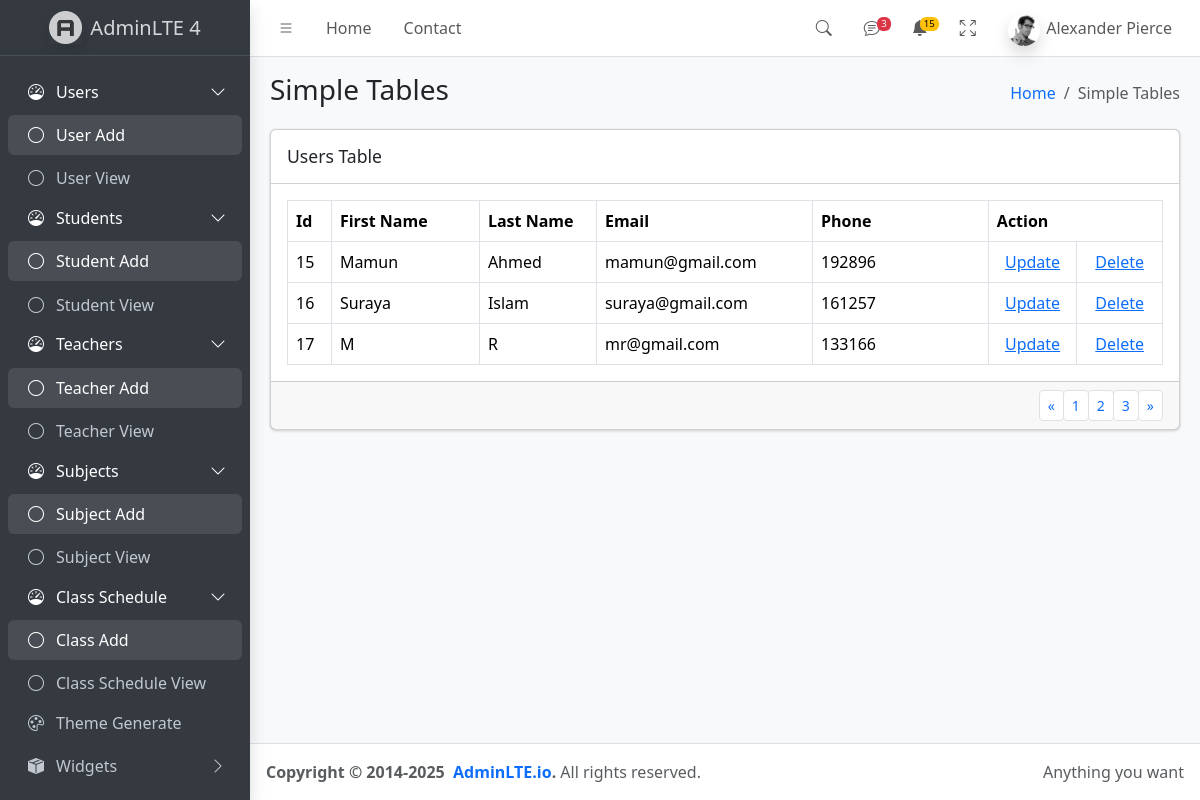
Screenshot of /all_user_view.php with the database file from the repository.
### tables this page shows
CREATE TABLE `users` (
  `id` int(11) NOT NULL,
  `first_name` varchar(200) DEFAULT NULL,
  `last_name` varchar(100) DEFAULT NULL,
  `user_id` int(10) DEFAULT NULL,
  `gender_id` int(10) DEFAULT NULL,
  `fathers_name` varchar(250) DEFAULT NULL,
  `mothers_name` varchar(250) DEFAULT NULL,
  `date_of_birth` date DEFAULT NULL,
  `religion_id` int(10) DEFAULT NULL,
  `joining_date` date DEFAULT NULL,
  `email` varchar(250) DEFAULT NULL,
  `subject_id` int(20) DEFAULT NULL,
  `class_id` int(50) DEFAULT NULL,
  `section_id` int(10) DEFAULT NULL,
  `id_no` int(100) DEFAULT NULL,
  `phone` int(20) DEFAULT NULL,
  `address` varchar(500) DEFAULT NULL,
  `inserted_by` int(20) DEFAULT NULL,
  `insert_date` timestamp NOT NULL DEFAULT current_timestamp() ON UPDATE current_timestamp(),
  `updated_by` int(20) DEFAULT NULL,
  `update_date` date DEFAULT NULL,
  `status_active` int(20) DEFAULT NULL,
  `is_deleted` int(20) DEFAULT NULL
);

### config.php (called while the page is built, shortened)
<?php
    function database_connection($db_name){
        $server="localhost";
        $user="root";
        $pass="";
        $database=$db_name;
        $conn=new mysqli($server, $user, $pass, $database);
        if($conn->connect_error){
            return"Database Connection Failed.".$conn->connect_error;
        }else{
            return $conn;
        }
    }
    $db_conn=database_connection("school_management");
    function select_sql($table_name, $column="*", $wherecon="1"){
        global $db_conn;
        $sql="select $column from $table_name where $wherecon";
        $data=$db_conn->query($sql);
        foreach($data as $row){
            $dataArr[]=$row;
        }
        return $dataArr;
    }
?>

### all_user_view.php (the view)
<?php
    require('config.php');
    $result=select_sql('users');
?>
  <?php require 'header.php'; ?>
  <?php
    require 'header_menu.php';
    require 'side_menu.php';
  ?>
    <main class="app-main">
            <div class="app-content-header">
                    <div class="container-fluid">
                            <div class="row">
                                <div class="col-sm-6">
                                    <h3 class="mb-0">Simple Tables</h3>
                                </div>
                                <div class="col-sm-6">
                                    <ol class="breadcrumb float-sm-end">
                                    <li class="breadcrumb-item"><a href="#">Home</a></li>
                                    <li class="breadcrumb-item active" aria-current="page">Simple Tables</li>
                                    </ol>
                                </div>
                            </div>
                    </div>
            </div>
            <div class="app-content">
                    <div class="container-fluid">
                            <div class="row">
                                <div class="col-md-12">
                                    <div class="card mb-4">
                                        <div class="card-header">
                                            <h3 class="card-title">Users Table</h3>
                                        </div>
                                            <div class="card-body">
                                                <table class="table table-bordered">
                                                    <thead>
                                                        <tr>
                                                            <th style="width: 10px">Id</th>
                                                            <th style="width: 200px">First Name</th>
                                                            <th style="width: 100px">Last Name</th>
                                                            <th style="width: 200px">Email</th>
                                                            <th style="width: 20px">Phone</th>
                                                            <th style="width: 200px" colspan="2">Action</th>
                                                        </tr>
                                                    </thead>
                                                    <tbody>
                                                        <?php
                                                            foreach($result as $row){
                                                        ?>
                                                        <tr>
                                                            <td width="50px"><?php echo $row["id"]; ?></td>
                                                            <td width="200px"><?php echo $row["first_name"]; ?></td>
                                                            <td width="150px"><?php echo $row["last_name"]; ?></td>
                                                            <td width="250px"><?php echo $row["email"]; ?></td>
                                                            <td width="250px"><?php echo $row["phone"]; ?></td>
                                                            <td width="100px" align="center">
                                                                <a href="user_update_form.php?up_id=<?php echo $row['id']; ?>">Update</a>
                                                            </td>
                                                            <td width="100px" align="center">
                                                                <a href="delete_controller.php?del_id=<?php echo $row['id']; ?>">Delete</a>
                                                            </td>
                                                        </tr>
                                                        <?php
                                                            }
                                                        ?>
                                                    </tbody>
                                                </table>
                                            </div>
                                            <div class="card-footer clearfix">
                                                <ul class="pagination pagination-sm m-0 float-end">
                                                <li class="page-item">
                                                    <a class="page-link" href="#">&laquo;</a>
                                                </li>
                                                <li class="page-item">
                                                    <a class="page-link" href="#">1</a>
                                                </li>
                                                <li class="page-item">
                                                    <a class="page-link" href="#">2</a>
                                                </li>
                                                <li class="page-item">
                                                    <a class="page-link" href="#">3</a>
                                                </li>
                                                <li class="page-item">
                                                    <a class="page-link" href="#">&raquo;</a>
                                                </li>
                                                </ul>
                                            </div>
                                    </div>
                                </div>
                            </div>
                    </div>
            </div>
      </main>
  <?php require 'footer.php'; ?>

### rows the page displays
users: id "15", first_name "Mamun", last_name "Ahmed", email "mamun@gmail.com", phone "192896"
users: id "16", first_name "Suraya", last_name "Islam", email "suraya@gmail.com", phone "161257"
users: id "17", first_name "M", last_name "R", email "mr@gmail.com", phone "133166"
